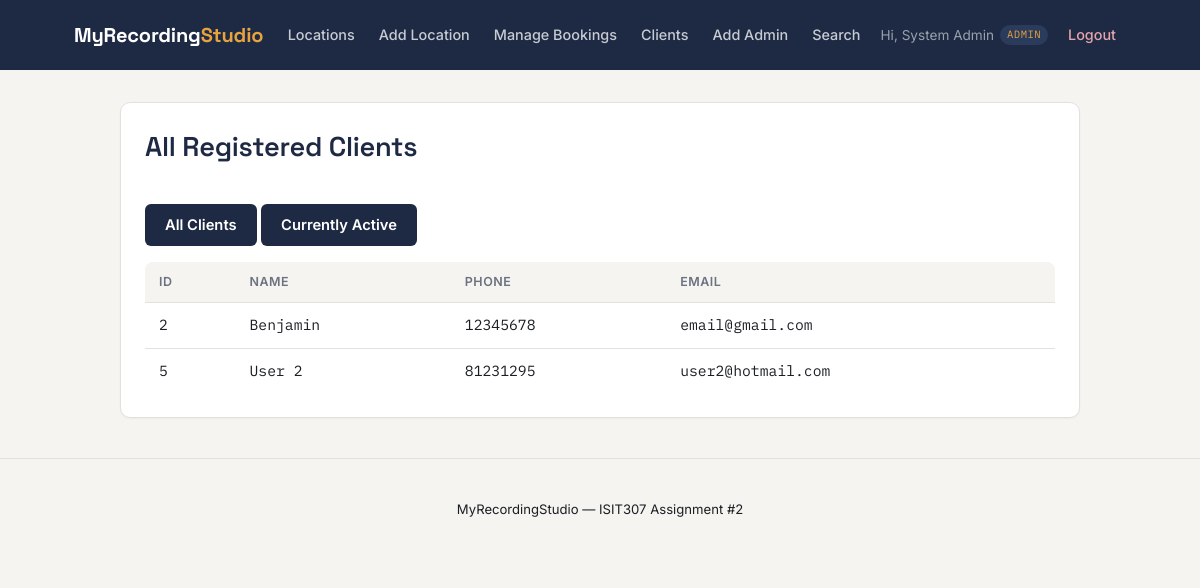
Page /8942663_A2/admin_client_list.php (signed in) on the committed database.
### tables this page shows
CREATE TABLE `users` (
  `user_id` int(11) NOT NULL,
  `name` varchar(100) NOT NULL,
  `phone` varchar(20) NOT NULL,
  `email` varchar(100) NOT NULL,
  `password` varchar(255) NOT NULL,
  `type` enum('admin','client') NOT NULL,
  `created_at` timestamp NOT NULL DEFAULT current_timestamp()
);

### 8942663_A2/includes/bootstrap.php (called while the page is built, shortened)
<?php
require_once __DIR__ . '/../classes/User.php';
function h(?string $value): string {
    return htmlspecialchars($value ?? '', ENT_QUOTES, 'UTF-8');
}

### 8942663_A2/classes/User.php (called while the page is built, shortened)
<?php
abstract class User {
    public static function allClients(): array {
        $db = Database::getConnection();
        $stmt = $db->query("SELECT * FROM users WHERE type = 'client' ORDER BY name");
        return $stmt->fetchAll();
    }
}

### 8942663_A2/admin_client_list.php (the view, shortened to what this page needs)
<?php
require_once __DIR__ . '/includes/bootstrap.php';
$view = $_GET['view'] ?? 'all';
if ($view === 'active') {
    $clients = User::activeClients();
    $heading = 'Clients Currently Using a Studio';
} else {
    $clients = User::allClients();
    $heading = 'All Registered Clients';
}
require __DIR__ . '/includes/header.php';
?>
<div class="card">
    <h1><?= h($heading) ?></h1>
    <p>
        <a class="btn btn-secondary" href="admin_client_list.php?view=all">All Clients</a>
        <a class="btn btn-secondary" href="admin_client_list.php?view=active">Currently Active</a>
    </p>
    <?php if (empty($clients)): ?>
        <p>No clients found.</p>
    <?php else: ?>
    <table>
        <tr><th>ID</th><th>Name</th><th>Phone</th><th>Email</th></tr>
        <?php foreach ($clients as $c): ?>
        <tr>
            <td><?= (int)$c['user_id'] ?></td>
            <td><?= h($c['name']) ?></td>
            <td><?= h($c['phone']) ?></td>
            <td><?= h($c['email']) ?></td>
        </tr>
        <?php endforeach; ?>
    </table>
    <?php endif; ?>
</div>
<?php require __DIR__ . '/includes/footer.php'; ?>

### 8942663_A2/css/style.css (style rules this page uses)
:root { --ink: #1e2a44; --ink-soft: #2a3b5c; --paper: #f5f4f1; --card: #ffffff; --amber: #e7a33e; --amber-dark: #e7a33e; --teal: #0e8074; --text: #1b1f24; --muted: #6b7280; --border: #e3e1db; --success: #2f9e6e; --success-bg: #e7f5ef; --error: #d64550; --error-bg: #fbeaec; --font-display: 'Space Grotesk', 'Segoe UI', sans-serif; --font-body: 'Inter', 'Segoe UI', sans-serif; --font-mono: 'IBM Plex Mono', 'Consolas', monospace; }
* { box-sizing: border-box; }
html { scroll-behavior: smooth; }
body { margin: 0; font-family: var(--font-body); background: var(--paper); color: var(--text); line-height: 1.5; }
h1, h2, h3 { font-family: var(--font-display); color: var(--ink); font-weight: 600; letter-spacing: -0.01em; }
h1 { font-size: 1.7em; margin-top: 0; }
p { color: var(--text); }
.card { background: var(--card); border: 1px solid var(--border); border-radius: 10px; padding: 24px; margin-bottom: 20px; box-shadow: 0 1px 2px rgba(20, 23, 28, 0.04); }
.btn { display: inline-block; background: var(--amber); color: var(--ink); border: none; padding: 10px 20px; border-radius: 6px; cursor: pointer; font-family: var(--font-body); font-weight: 600; font-size: 0.92em; text-decoration: none; margin-top: 18px; transition: background-color 0.15s ease, transform 0.05s ease; }
.btn-secondary { background: var(--ink); color: #fff; }
table { width: 100%; border-collapse: collapse; background: var(--card); border-radius: 8px; overflow: hidden; }
table th, table td { text-align: left; padding: 11px 14px; border-bottom: 1px solid var(--border); font-family: var(--font-mono); font-size: 0.92em; }
table th { background: var(--paper); font-family: var(--font-body); font-weight: 600; font-size: 0.78em; text-transform: uppercase; letter-spacing: 0.04em; color: var(--muted); }
table tr:last-child td { border-bottom: none; }

### rows in the picture
users: user_id "2", name "Benjamin", phone "12345678", email "email@gmail.com"
users: user_id "5", name "User 2", phone "81231295", email "user2@hotmail.com"

### other values in the picture
$_SESSION['user_name'] "System Admin"
current_user_type() "ADMIN"
$heading "All Registered Clients"
